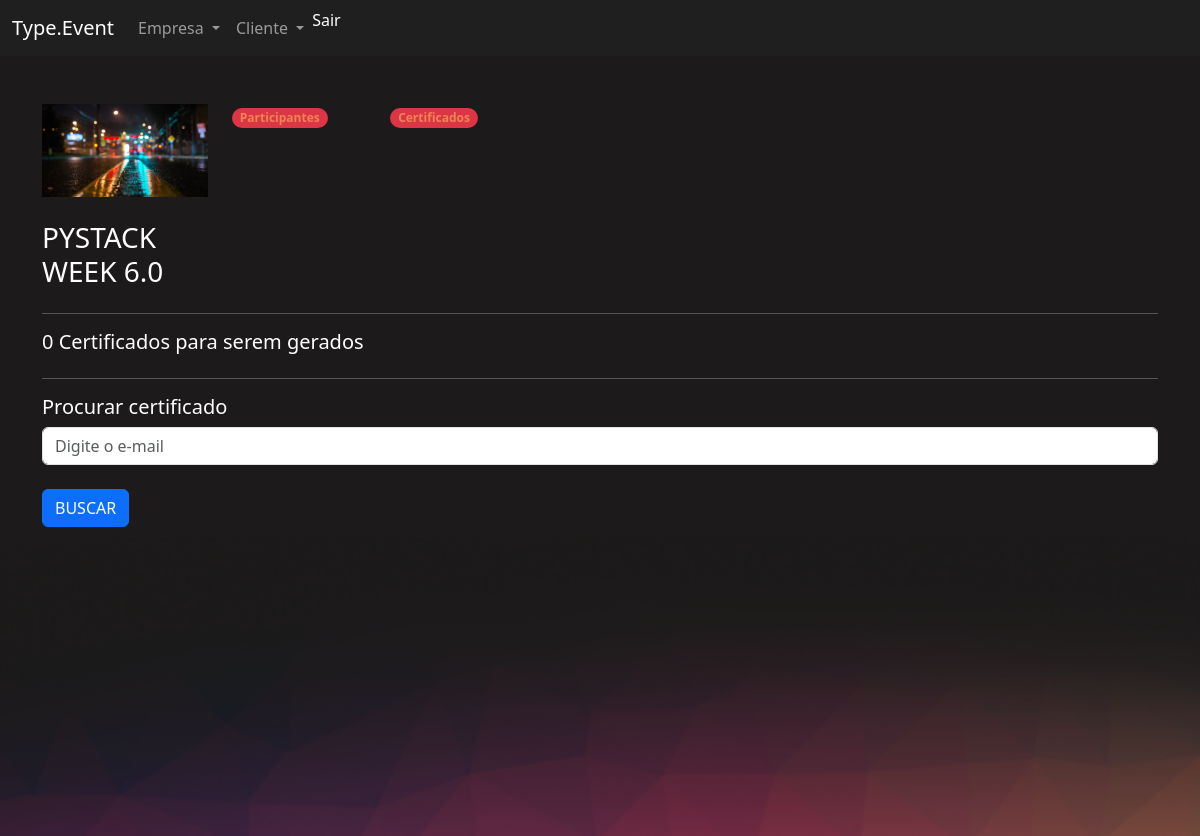
The page /eventos/certificados_evento/2/ (signed in) on the database its author committed.
### eventos/models.py (models this page shows, shortened)
class Evento(models.Model):
    criador = models.ForeignKey(User, on_delete=models.DO_NOTHING, null=True, blank=True)
    nome = models.CharField(max_length=200)
    descricao = models.TextField()
    data_inicio = models.DateField()
    data_termino = models.DateField()
    carga_horaria = models.IntegerField()
    logo = models.ImageField(upload_to='logos')
    participantes = models.ManyToManyField(User, related_name='evento_participante', null=True, blank=True)
    cor_principal = models.CharField(max_length=7)
    cor_secundaria = models.CharField(max_length=7)
    cor_fundo = models.CharField(max_length=7)

### eventos/views.py (the view)
# urls.py: path('certificados_evento/<int:id>/', views.certificados_evento, name='certificados_evento'),
def certificados_evento(request, id):
    evento = get_object_or_404(Evento, id=id)
    if not evento.criador == request.user:
        raise Http404('Esse evento não é seu')
    if request.method == 'GET':
        qtd_certificados = evento.participantes.all().count() - Certificado.objects.filter(evento=evento).count()
        return render(request, 'certificados_evento.html', {'qtd_certificados': qtd_certificados, 'evento': evento})

### eventos/templates/certificados_evento.html (shortened to what this page needs)
{% extends "bases/base_evento.html" %}
{% load static %}
{% block 'importacoes' %}
    <link href="{% static 'evento/css/gerenciar_evento.css' %}" rel="stylesheet">
{% endblock %}
{% block 'conteudo' %}
    <div class="container">
        <br>
        <br>
        <div class="row">
            <div class="col-md-2">
                <img width="100%" src="/media/{{evento.logo}}">
                <br>
                <br>
                <h3>{{evento.nome}}</h3>
            </div>
            <div class="col-md">
                <div class="row">
                    <div class="col-md-2">
                        <span class="badge rounded-pill text-bg-danger"><a class="link" href="{% url 'participantes_evento' evento.id %}">Participantes</a></span>
                    </div>
                    <div class="col-md-2">
                        <span class="badge rounded-pill text-bg-danger"><a class="link" href="{% url 'certificados_evento' evento.id %}">Certificados</a></span>
                    </div>
                </div>
            </div>
        </div>
        <hr>
        <div class="row">
            <h5>{{qtd_certificados}} Certificados para serem gerados</h5>
        </div>
        <hr>
        <div class="row">
            <h5>Procurar certificado</h5>
            <br>
            <form action="{% url 'procurar_certificado' evento.id %}" method="POST">
                <input type="email" class="form-control" placeholder="Digite o e-mail" name="email">{% csrf_token %}
                <br>
                <input type="submit" value="BUSCAR" class="btn btn-primary">
            </form>
        </div>
    </div>
{% endblock %}

### templates/static/geral/css/base.css (style rules this page uses)
body { color: white !important; }
:root { --main-color: #201F1F; --dark-color: #1C1A1A; --contrast-color: #BE375F; --differential-color: #ED8554; }

### templates/static/evento/css/evento.css (style rules this page uses)
body { background-color: #1C1A1A; }

### templates/static/usuarios/css/usuarios.css (style rules this page uses)
.link { color: var(--differential-color); text-decoration: none; }

### rows shown on the page
Evento: logo (picture), nome "PYSTACK WEEK 6.0"

### other values the page prints
{{ qtd_certificados }} "0"
